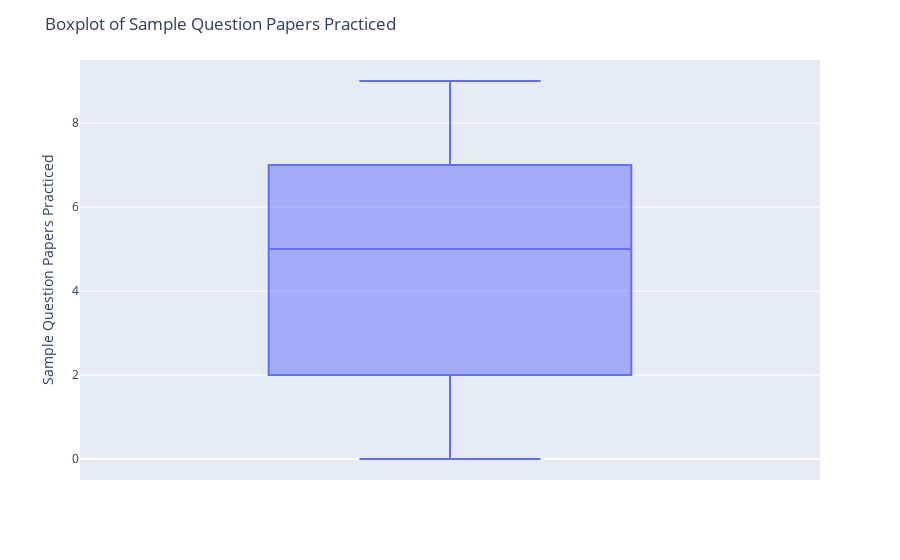
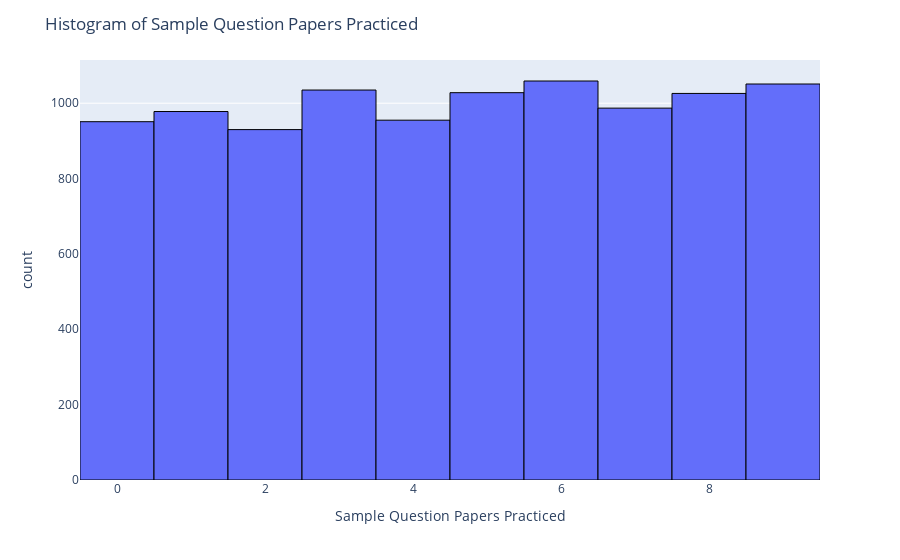

The code cell stored with these charts, in order, in its notebook:
### Code cell
fig = px.box(df, y='Sample Question Papers Practiced')
fig.update_layout(title='Boxplot of Sample Question Papers Practiced')

fig2 = px.histogram(df, x='Sample Question Papers Practiced', nbins=10)
fig2.update_layout(title='Histogram of Sample Question Papers Practiced')
fig2.update_traces(marker_line_width=1, marker_line_color='black')

fig.show()
fig2.show()

### Figure 1 — Plotly figure (JSON) as saved in the notebook; plotly's stock layout.template omitted (floating-point values rounded to 4 significant figures; data arrays with more than 128 entries replaced by an {"elided": "..."} marker saying what was removed)
{"data": [{"alignmentgroup": "True", "hovertemplate": "Sample Question Papers Practiced=%{y}<extra></extra>", "legendgroup": "", "marker": {"color": "#636efa"}, "name": "", "notched": false, "offsetgroup": "", "orientation": "v", "showlegend": false, "type": "box", "x0": " ", "xaxis": "x", "y": {"elided": "10000 int values"}, "y0": " ", "yaxis": "y"}], "layout": {"boxmode": "group", "legend": {"tracegroupgap": 0}, "margin": {"t": 60}, "title": {"text": "Boxplot of Sample Question Papers Practiced"}, "xaxis": {"anchor": "y", "domain": [0, 1]}, "yaxis": {"anchor": "x", "domain": [0, 1], "title": {"text": "Sample Question Papers Practiced"}}}}

### Figure 2 — Plotly figure (JSON) as saved in the notebook; plotly's stock layout.template omitted (floating-point values rounded to 4 significant figures; data arrays with more than 128 entries replaced by an {"elided": "..."} marker saying what was removed)
{"data": [{"alignmentgroup": "True", "bingroup": "x", "hovertemplate": "Sample Question Papers Practiced=%{x}<br>count=%{y}<extra></extra>", "legendgroup": "", "marker": {"color": "#636efa", "line": {"color": "black", "width": 1}, "pattern": {"shape": ""}}, "name": "", "nbinsx": 10, "offsetgroup": "", "orientation": "v", "showlegend": false, "type": "histogram", "x": {"elided": "10000 int values"}, "xaxis": "x", "yaxis": "y"}], "layout": {"barmode": "relative", "legend": {"tracegroupgap": 0}, "margin": {"t": 60}, "title": {"text": "Histogram of Sample Question Papers Practiced"}, "xaxis": {"anchor": "y", "domain": [0, 1], "title": {"text": "Sample Question Papers Practiced"}}, "yaxis": {"anchor": "x", "domain": [0, 1], "title": {"text": "count"}}}}
